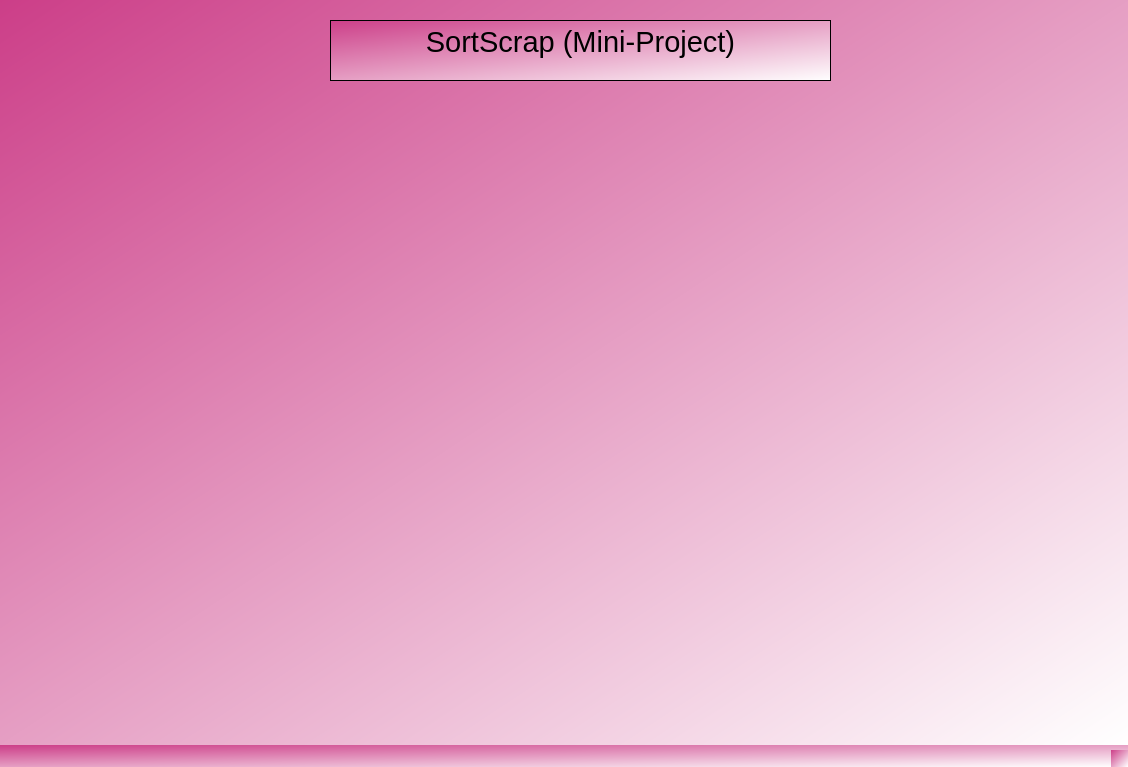
<?xml version="1.0" encoding="UTF-8"?>
<ui version="4.0">
 <class>MainWindow</class>
 <widget class="QMainWindow" name="MainWindow">
  <property name="geometry">
   <rect>
    <x>0</x>
    <y>0</y>
    <width>1128</width>
    <height>767</height>
   </rect>
  </property>
  <property name="windowTitle">
   <string>MainWindow</string>
  </property>
  <property name="styleSheet">
   <string notr="true">alternate-background-color: rgb(170, 0, 255);
background-color: qlineargradient(spread:pad, x1:0, y1:0, x2:1, y2:1, stop:0 rgba(204, 62, 136, 255), stop:1 rgba(255, 255, 255, 255));</string>
  </property>
  <widget class="QWidget" name="centralwidget">
   <widget class="QTextEdit" name="textEdit">
    <property name="geometry">
     <rect>
      <x>330</x>
      <y>20</y>
      <width>501</width>
      <height>61</height>
     </rect>
    </property>
    <property name="html">
     <string>&lt;!DOCTYPE HTML PUBLIC &quot;-//W3C//DTD HTML 4.0//EN&quot; &quot;http://www.w3.org/TR/REC-html40/strict.dtd&quot;&gt;
&lt;html&gt;&lt;head&gt;&lt;meta name=&quot;qrichtext&quot; content=&quot;1&quot; /&gt;&lt;style type=&quot;text/css&quot;&gt;
p, li { white-space: pre-wrap; }
&lt;/style&gt;&lt;/head&gt;&lt;body style=&quot; font-family:'MS Shell Dlg 2'; font-size:7.8pt; font-weight:400; font-style:normal;&quot;&gt;
&lt;p align=&quot;center&quot; style=&quot; margin-top:0px; margin-bottom:0px; margin-left:0px; margin-right:0px; -qt-block-indent:0; text-indent:0px;&quot;&gt;&lt;span style=&quot; font-size:22pt;&quot;&gt;SortScrap (Mini-Project)&lt;/span&gt;&lt;/p&gt;&lt;/body&gt;&lt;/html&gt;</string>
    </property>
   </widget>
  </widget>
  <widget class="QMenuBar" name="menubar">
   <property name="geometry">
    <rect>
     <x>0</x>
     <y>0</y>
     <width>1128</width>
     <height>26</height>
    </rect>
   </property>
  </widget>
  <widget class="QStatusBar" name="statusbar"/>
 </widget>
 <resources/>
 <connections/>
</ui>
